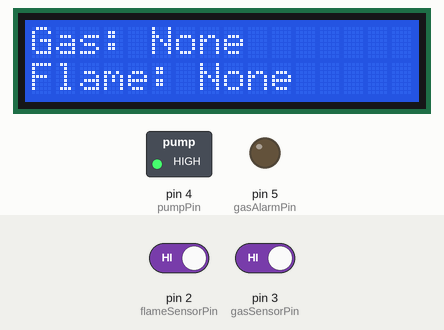
This sketch was run on a simulated Arduino Uno, built with avr-gcc and run on an emulated ATmega328P. On the bench: 16×2 character LCD, switched loads named in the sketch (green lamp = pin HIGH), output pins drawn as LEDs (lit = HIGH). Inputs (shaded band) come from the test bench; at power-on: pin 3 (gasSensorPin) HIGH, pin 2 (flameSensorPin) HIGH. What the sketch prints to the serial monitor is not drawn.

Above: at 3.2 s.
3.3 s: pin 3 (gasSensorPin) driven LOW
At 4.7 s:
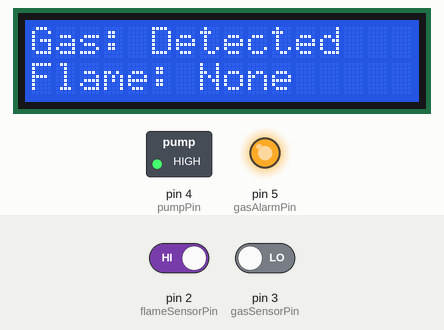
5.6 s: pin 2 (flameSensorPin) driven LOW and pin 3 (gasSensorPin) driven HIGH
9.7 s: pin 2 (flameSensorPin) driven HIGH
At 11.1 s:
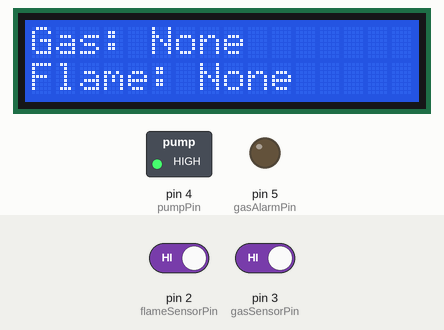
11.7 s: pin 2 (flameSensorPin) driven LOW
At 13.0 s:
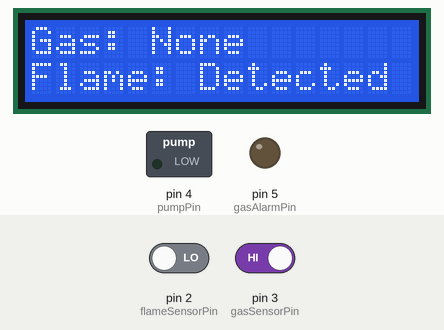
13.8 s: pin 2 (flameSensorPin) driven HIGH and pin 3 (gasSensorPin) driven LOW
17.9 s: pin 3 (gasSensorPin) driven HIGH
At 18.8 s:
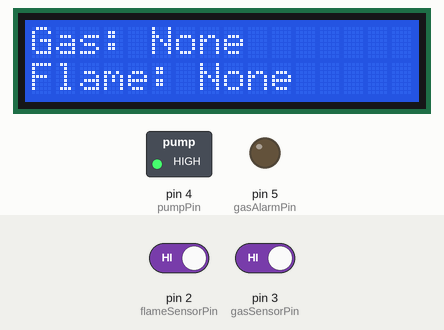
Timing chart, 0 to 20.8 s (numbered marks = the images above; inputs shaded):
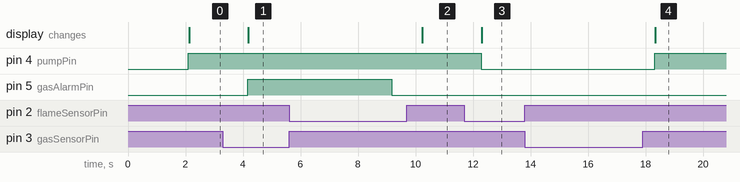

Measured:
- after the input at 3.3 s, pin 5 (gasAlarmPin): LOW → HIGH after 0.86 s; the display: changes after 0.88 s (image 1)
- after the input at 9.7 s, pin 4 (pumpPin): stays HIGH (without the input it goes to LOW after 0.52 s); the display: changes after 0.53 s (image 2)
- after the input at 11.7 s, pin 4 (pumpPin): HIGH → LOW after 0.59 s; the display: changes after 0.61 s (image 3)
- after the input at 13.8 s, every drawn part: stays the same
- after the input at 17.9 s, pin 4 (pumpPin): LOW → HIGH after 0.42 s; pin 5 (gasAlarmPin): stays LOW (without the input it goes to HIGH after 0.42 s); the display: changes after 0.44 s (image 4)

The sketch:

fire_detection_and_automatic_suppression_system.ino
```cpp
#include <Wire.h>
#include <LiquidCrystal_I2C.h>

LiquidCrystal_I2C lcd(0x27, 16, 2);

const int gasSensorPin = 3;
const int flameSensorPin = 2;
const int gasAlarmPin = 5;
const int pumpPin = 4;

void setup() {
  Serial.begin(9600);
  pinMode(gasSensorPin, INPUT);
  pinMode(flameSensorPin, INPUT);
  pinMode(gasAlarmPin, OUTPUT);
  pinMode(pumpPin, OUTPUT);

  lcd.init();
  lcd.backlight();
  lcd.clear();
  lcd.setCursor(0, 0);
  lcd.print("Gas & Flame");
  lcd.setCursor(0, 1);
  lcd.print("Monitoring...");
  delay(2000);

  digitalWrite(gasAlarmPin, LOW);
  digitalWrite(pumpPin, HIGH);

}

void loop() {
  int gasDetected = digitalRead(gasSensorPin);
  int flameDetected = digitalRead(flameSensorPin);

  // Check gas detection
  if (gasDetected == LOW) {
    Serial.println("Location Alert: https://maps.app.goo.gl/K2H7WjgtyZeRUdeAA Gas detected!");
    digitalWrite(gasAlarmPin, HIGH);
    lcd.setCursor(0, 0);
    lcd.print("Gas: Detected    ");
    delay(5000);  // Keep the gas alarm on for 5 seconds
    digitalWrite(gasAlarmPin, LOW);
  } else {
    lcd.setCursor(0, 0);
    lcd.print("Gas: None        ");
  }

  // Check flame detection
  if (flameDetected == LOW) {
    Serial.println("Location Alert: https://maps.app.goo.gl/K2H7WjgtyZeRUdeAA Flame detected!");
    digitalWrite(pumpPin, LOW);
    lcd.setCursor(0, 1);
    lcd.print("Flame: Detected  ");
    delay(5000);
  } else {
    digitalWrite(pumpPin, HIGH);
    lcd.setCursor(0, 1);
    lcd.print("Flame: None      ");
  }

  delay(1000);
}
```
